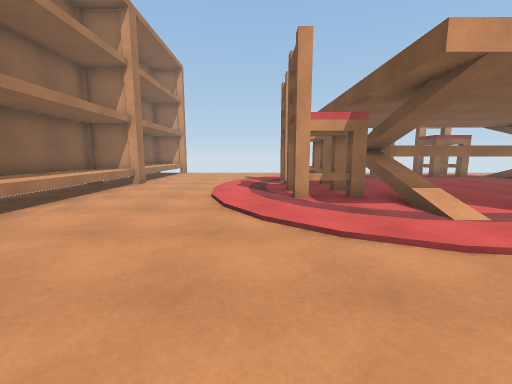
view 1 (above)

20 first-person views from a walk through a scene from a Unity 3-D project. The camera is 1.3 m above the floor, tilts 8° down and sees 90° across. The floor is counted in squares, 1 m on a side. Each view is taken from the middle of a square. On the plan, view 1 faces up. The plan holds only what a view shows up to about 13 squares ahead; the rest is blank. The place goes on beyond the plan.

view 2
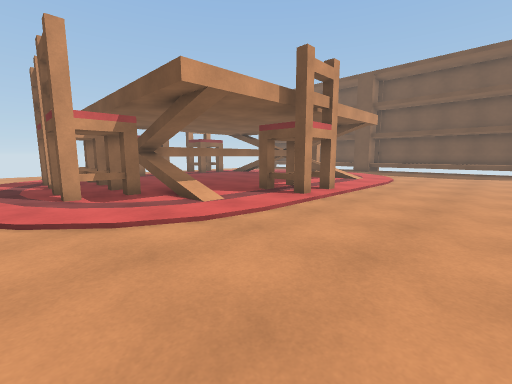

view 3
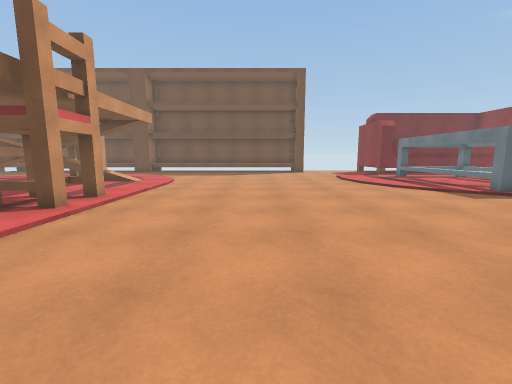

view 4
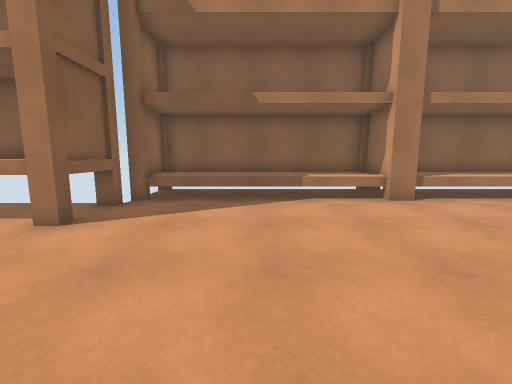

view 5
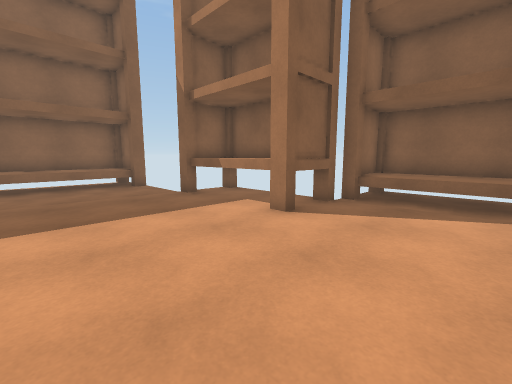

view 6
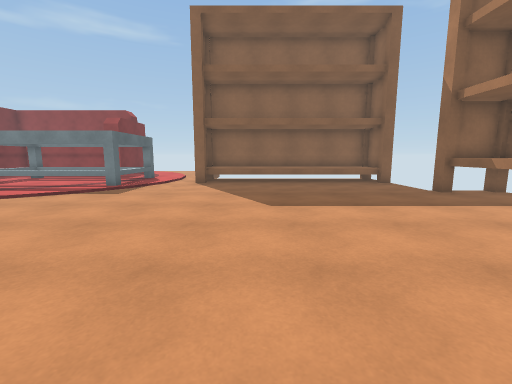

view 7
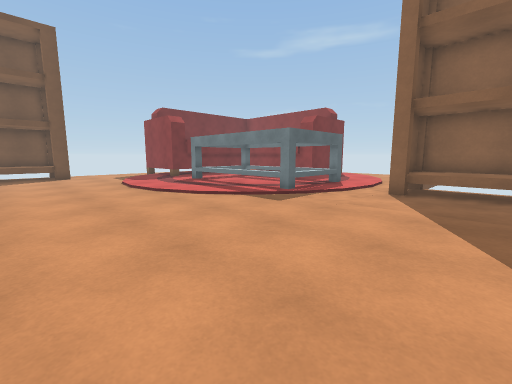

view 8
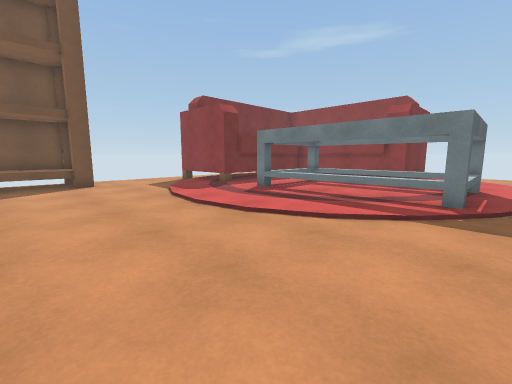

view 9
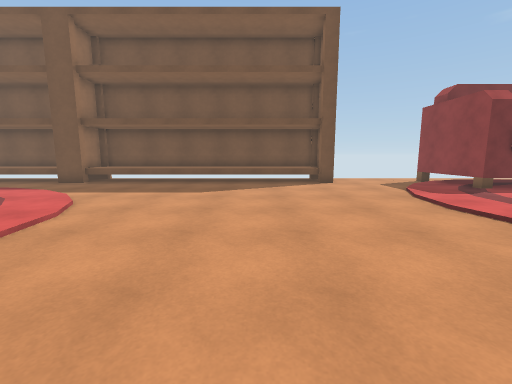

view 10
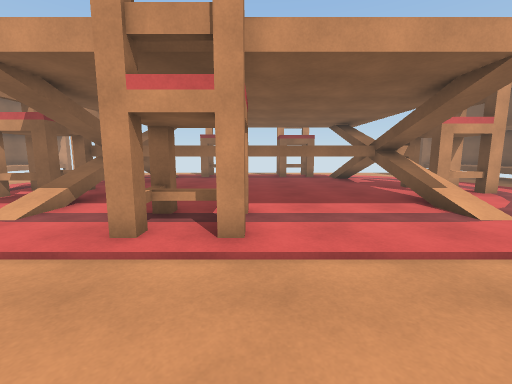

view 11
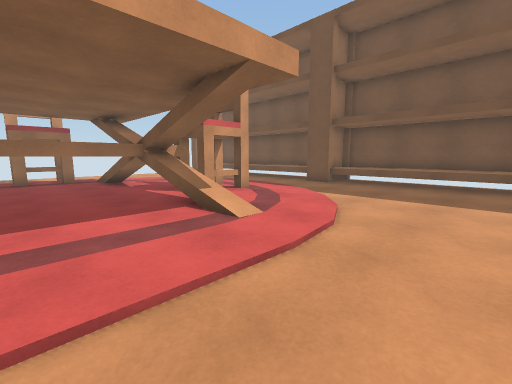

view 12
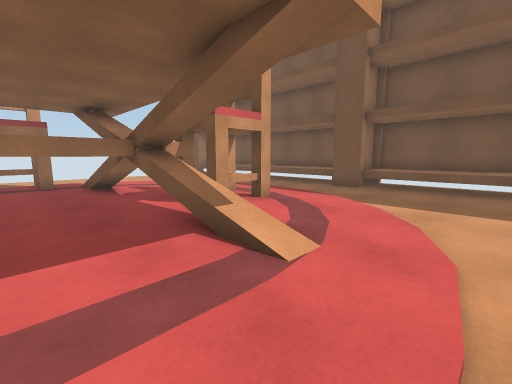

view 13
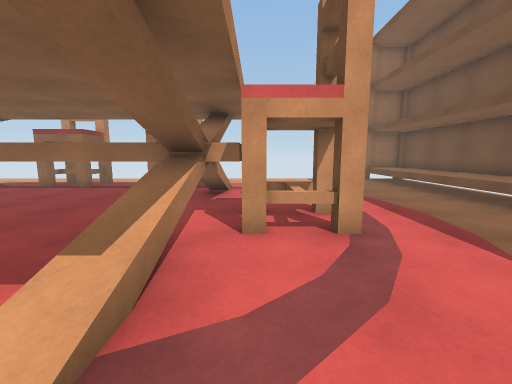

view 14
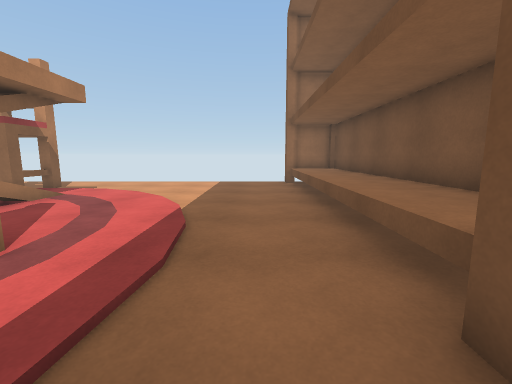

view 15
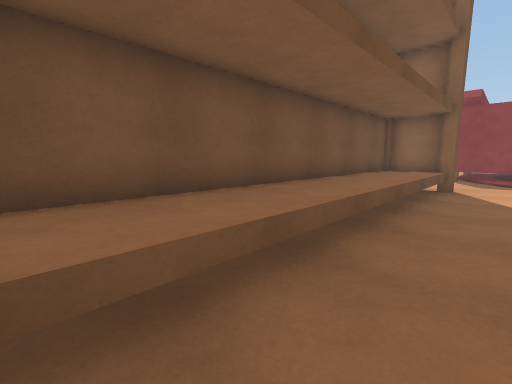

view 16
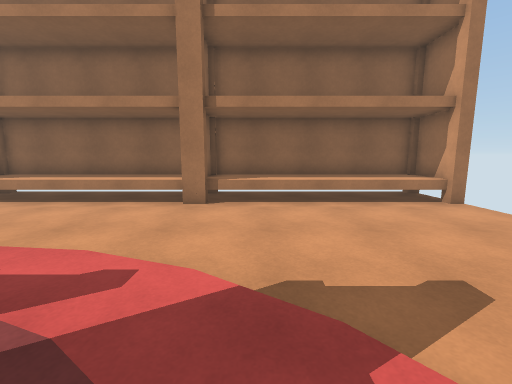

view 17
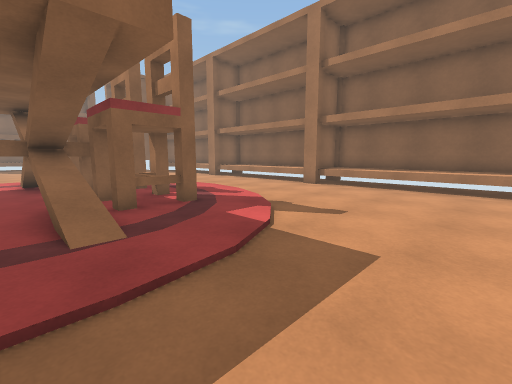

view 18
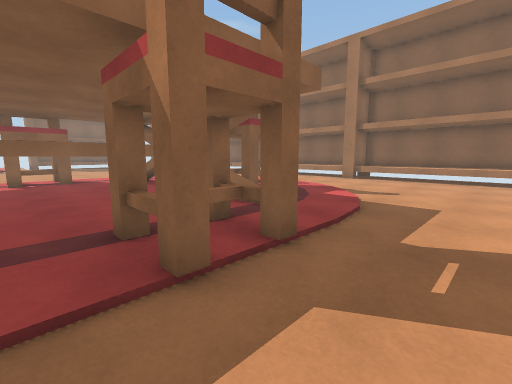

view 19
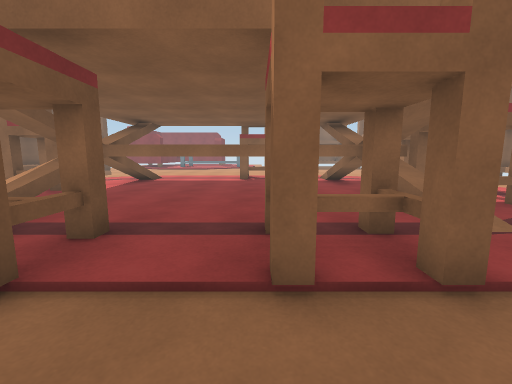

view 20
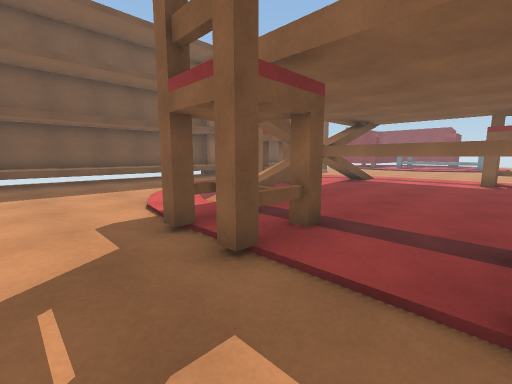

### Floor plan
Key: @ floor where view 1 was taken; # wall or solid block; . floor; / step, stairs or slope; = window, fence, low wall or low ledge; ^ raised ledge; T thing the floor can be seen under or through; B bookshelf; O other object.
Columns run from 8 left of view 1 to 24 right of it. Each row starts with its distance up from view 1.
 20 #OO                           ###
 19 #OO...........................^^#
 18 #OO...........................^^#
 17 #OO...............O##.........^^#
 16 #OO...........OOO..OO.........^^#
 15 #OO...........O.O.OOO.........^^#
 14 #OO.........O.................^^#
 13 #OO.......OO^........=^.......^^#
 12 #OO.......O.=........==.......^^#
 11 #OO.......OO#........TT.......^^#
 10 #OO........##TTTTTTTTTTOO.....^^
  9 #OO......#OO#TTTTTTTTTT#O.....^
  8 #OO......#OO#........T#OO.....###
  7 #OO........O^........^^.......^^#
  6 #OO........./..O.O............^^#
  5 #OO........./..OOO............^^#
  4 # O............#.O............^^#
  3 #OO...........................^^#
  2 #OO...........................^^#
  1 #OO...........................^^#
  0 #OO.....@.....................^^#
 -1 #OO...........................^^#
 -2 #OO...........................^^#
 -3 #OO...........................^^#
 -4   O#BB........................^^#
 -5     BB........................###
 -6    BBB..........................
 -7    BBB.........................
 -8    BBB.........................
 -9    B B.........................
-10       ............OOOOOOO..####
-11      ##...........O     O.##
-12       ^^^^^^^^^#..O     O.
-13       ^^^^^ ^^^#..OOOOOOO

Positions as (right, up) in squares from view 1, and headings:
1: (0, 0), facing up
2: (0, -1), facing up-right
3: (1, -1), facing right
4: (2, 0), facing left
5: (2, 0), facing down-left
6: (4, 1), facing down
7: (4, -2), facing down-right
8: (9, -2), facing down-right
9: (9, -1), facing right
10: (9, 0), facing up
11: (10, 1), facing up-right
12: (11, 3), facing up-right
13: (15, 4), facing up
14: (20, 7), facing up
15: (20, 7), facing down-right
16: (2, 14), facing left
17: (5, 19), facing down-left
18: (9, 19), facing down-left
19: (8, 19), facing down
20: (8, 19), facing down-right
